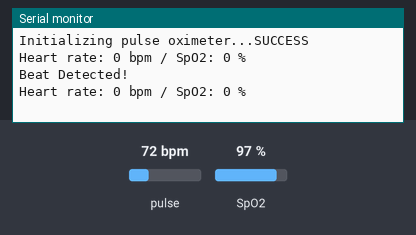
Simulated run of this sketch. Board: Arduino Uno, built with avr-gcc and run on an emulated ATmega328P. Shown: the last lines printed to the serial monitor. The inputs (shaded band) are chosen by the test bench; at power-on: pulse 72 bpm, SpO2 97 %.

Above: at 1.2 s.
1.3 s: pulse set to 42 bpm
At 2.44 s:
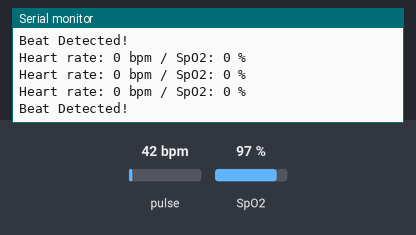
2.8 s: SpO2 set to 80 %
At 3.4 s:
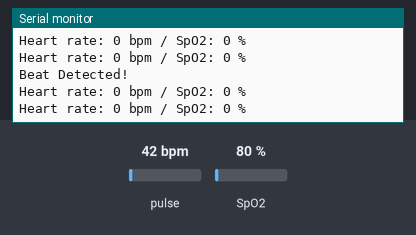
4.3 s: pulse set to 70 bpm
At 5.9 s:
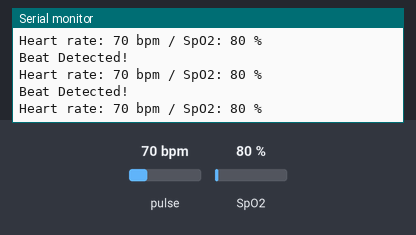
Timing chart, 0 to 7.4 s (numbered marks = the images above; inputs shaded):
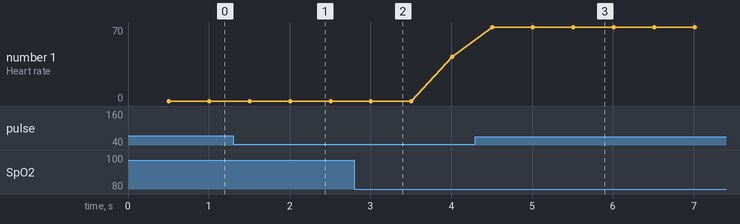

The sketch:

code_capteur_GYMAX30100.ino
```cpp
#include <Wire.h>
#include "MAX30100_PulseOximeter.h"

// Intervalle de rapport
#define REPORTING_PERIOD_MS 500

PulseOximeter pox;
uint32_t tsLastReport = 0;

void onBeatDetected() {
  Serial.println("Beat Detected!");
}

void setup() {
  Serial.begin(115200);
  Serial.print("Initializing pulse oximeter...");

  // Initialisation du capteur
  if (!pox.begin()) {
    Serial.println("FAILED");
    while (1); // Rester bloqué ici en cas d'échec d'initialisation
  } else {
    Serial.println("SUCCESS");
  }

  pox.setIRLedCurrent(MAX30100_LED_CURR_14_2MA);

  // Détection des battements
  pox.setOnBeatDetectedCallback(onBeatDetected);
}

void loop() {
  // Mise à jour des données du capteur
  pox.update();

  if (millis() - tsLastReport > REPORTING_PERIOD_MS) {
    int spo2 = pox.getSpO2();
    int bpm = pox.getHeartRate();

    // Affichage des données dans le moniteur série
    Serial.print("Heart rate: ");
    Serial.print(bpm);
    Serial.print(" bpm / SpO2: ");
    Serial.print(spo2);
    Serial.println(" %");

    tsLastReport = millis();
  }
}
```

Measured:
- after the input at 4.3 s, the serial monitor: prints a new line after 0.21 s (image 3)
- plotted number 1: 42 → 70 after the input at 4.3 s
